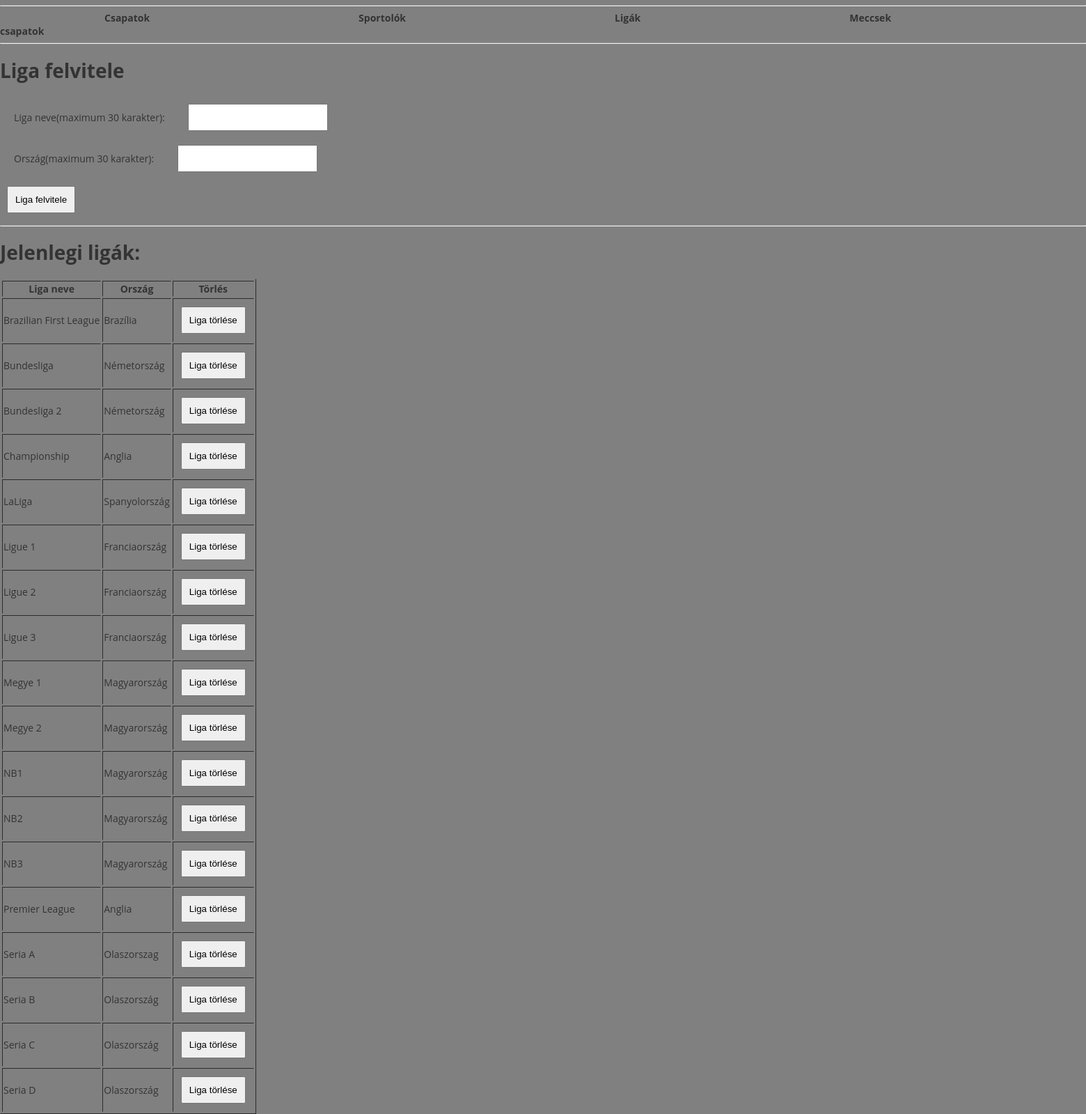
The page /liga.php on the database its author committed.
### tables this page shows
CREATE TABLE `liga` (
  `liganev` varchar(30) NOT NULL,
  `orszag` varchar(30) NOT NULL
);

### db_fuggvenyek.php (called while the page is built, shortened)
<?php
function csapatsportok_csatlakozas() {
	$conn = mysqli_connect("localhost", "root", "") or die("Csatlakozási hiba");
	mysqli_query($conn, 'SET NAMES UTF-8');
	mysqli_query($conn, 'SET character_set_results=utf8');
	mysqli_set_charset($conn, 'utf8');
	return $conn;
}
function ligalistatLeker() {
	if ( !($conn = csapatsportok_csatlakozas()) ) {
		return false;
	}
	$result = mysqli_query( $conn,"SELECT liganev, orszag FROM LIGA");
	return $result;
}

### liga.php (the view, shortened to what this page needs)
<?php
include_once('db_fuggvenyek.php');
include_once('menu.php');
?>
<!DOCTYPE HTML>
<HTML>
<HEAD>
    <link rel="stylesheet" href="style.css">
</HEAD>
<BODY>
<hr/>
<?php echo menu();?>
<hr/>
<h1>Liga felvitele</h1>
<form method="POST" action="ligafelvitel.php" accept-charset="utf-8">
   <label>Liga neve(maximum 30 karakter): </label>
   <input type="text" name="liganev" required />
   <br>
   <label> Ország(maximum 30 karakter): </label>
   <input type="text" name="orszag" required />
   <br>
   <input type="submit" value="Liga felvitele" />
</form>
<hr/>
<h1>Jelenlegi ligák:</h1>
<table border="1">
<tr>
<th>Liga neve</th>
<th>Ország</th>
<th>Törlés</th>
</tr>
<?php
	$ligak = ligalistatLeker();
    while( $egySor = mysqli_fetch_assoc($ligak) ) {
		echo '<tr>';
		echo '<td>'. $egySor["liganev"] .'</td>';
		echo '<td>'. $egySor["orszag"] .'</td>';
        echo '<td><form method="POST" action="ligatorles.php">
		<input type="hidden" name="toroltliga" value="'.$egySor["liganev"].'" />
		<input type="submit" value="Liga törlése" />
		</form></td>';
		echo '</tr>';
	}
?>
</table>
</BODY>
</HTML>

### style.css (style rules this page uses)
body { background-color:#808080; color:#333; font: normal 14px "Open Sans", sans-serif; margin:0; }
h1,h2,h3,p,li { text-align:left; }

### liga.php (style rules this page uses)
label { margin: 10px; padding: 10px; text-align: left; display: inline-block; min-width: 120px; }
input { margin: 10px; padding: 10px; text-align: left; display: inline-flex; vertical-align: bottom; }

### rows shown on the page
liga: liganev "Brazilian First League", orszag "Brazília"
liga: liganev "Bundesliga", orszag "Németország"
liga: liganev "Bundesliga 2", orszag "Németország"
liga: liganev "Championship", orszag "Anglia"
liga: liganev "LaLiga", orszag "Spanyolország"
liga: liganev "Ligue 1", orszag "Franciaország"
liga: liganev "Ligue 2", orszag "Franciaország"
liga: liganev "Ligue 3", orszag "Franciaország"
liga: liganev "Megye 1", orszag "Magyarország"
liga: liganev "Megye 2", orszag "Magyarország"
liga: liganev "NB1", orszag "Magyarország"
liga: liganev "NB2", orszag "Magyarország"
liga: liganev "NB3", orszag "Magyarország"
liga: liganev "Premier League", orszag "Anglia"
liga: liganev "Seria A", orszag "Olaszorszag"
liga: liganev "Seria B", orszag "Olaszország"
liga: liganev "Seria C", orszag "Olaszország"
liga: liganev "Seria D", orszag "Olaszország"
